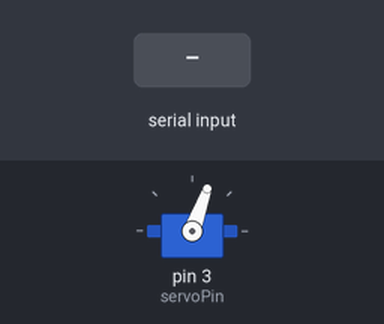
Simulated run of this sketch. Board: Arduino Uno, built with avr-gcc and run on an emulated ATmega328P. Shown: servo. The test bench sets the inputs (shaded band).

Above: at 1.2 s.
1.3 s: "30,150\n" received over Serial
At 1.7 s:
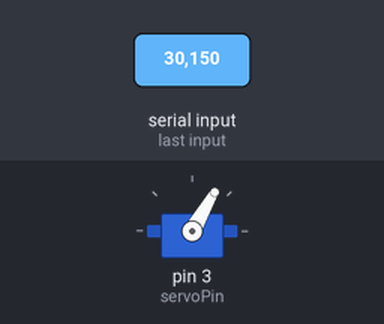
At 3.8 s:
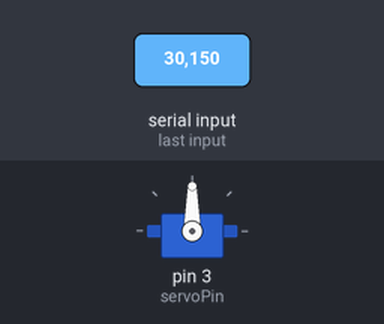
Timing chart, 0 to 5.3 s (numbered marks = the images above; inputs shaded):
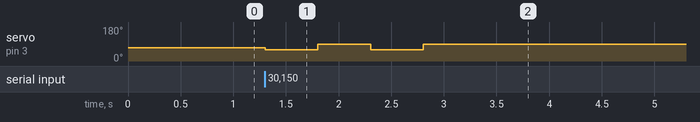

The sketch:

control-servo.ino
```cpp
#include <Servo.h>
int servoPin = 3;

Servo Servo1;

void setup() {
  // put your setup code here, to run once:
  Serial.begin(9600);
  Servo1.attach(servoPin);
  Servo1.write(70);
}

void loop() {
  // put your main code here, to run repeatedly:
  if (Serial.available() > 0){
    int data = Serial.read() - '0';

    switch (data){
      case 1:
        moveServo();
        break;
      default:
        break;
      }
    }

}

void moveServo(){
  Servo1.write(60);
  delay(500);
  Servo1.write(90);
  delay(500);
  Servo1.write(60);
  delay(500);
  Servo1.write(90);
  delay(500);
  }
```

Measured:
- after the input at 1.3 s, servo on pin 3 (servoPin): alternates 90° for 0.50 s and 60° for 0.50 s, 4 changes in all, then stays 90°, starting at once
